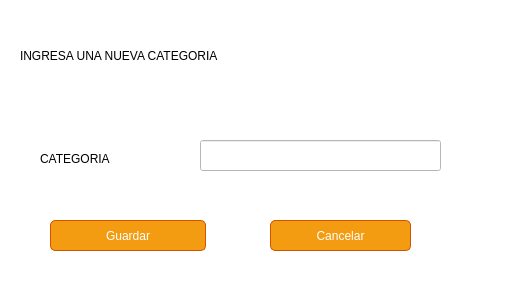
<?xml version="1.0" encoding="UTF-8"?>
<ui version="4.0">
 <class>Form</class>
 <widget class="QWidget" name="Form">
  <property name="geometry">
   <rect>
    <x>0</x>
    <y>0</y>
    <width>506</width>
    <height>291</height>
   </rect>
  </property>
  <property name="windowTitle">
   <string>Agregar Categoria</string>
  </property>
  <widget class="QFrame" name="frame">
   <property name="geometry">
    <rect>
     <x>-10</x>
     <y>-10</y>
     <width>531</width>
     <height>321</height>
    </rect>
   </property>
   <property name="styleSheet">
    <string notr="true">background-color:white;</string>
   </property>
   <property name="frameShape">
    <enum>QFrame::StyledPanel</enum>
   </property>
   <property name="frameShadow">
    <enum>QFrame::Raised</enum>
   </property>
   <widget class="QLabel" name="label">
    <property name="geometry">
     <rect>
      <x>30</x>
      <y>40</y>
      <width>451</width>
      <height>51</height>
     </rect>
    </property>
    <property name="styleSheet">
     <string notr="true">font: 75 17pt &quot;Arial Black&quot;;
color: black;</string>
    </property>
    <property name="text">
     <string>INGRESA UNA NUEVA CATEGORIA</string>
    </property>
   </widget>
   <widget class="QLineEdit" name="nombreCategoriaTextField">
    <property name="geometry">
     <rect>
      <x>210</x>
      <y>150</y>
      <width>241</width>
      <height>31</height>
     </rect>
    </property>
    <property name="styleSheet">
     <string notr="true">QLineEdit {
    background-color: #fef9e7; /* Color de fondo del QLineEdit (amarillo claro) */
    border: 1px solid #f39c12; /* Borde del QLineEdit (naranja) */
    border-radius: 5px; /* Bordes redondeados del QLineEdit */
    padding: 5px; /* Espaciado interno del QLineEdit */
}

QLineEdit:hover {
    background-color: #fff3cd; /* Color de fondo al pasar el ratón (amarillo más claro) */
    border: 1px solid #f1c40f; /* Borde al pasar el ratón (amarillo) */
}

QLineEdit:focus {
    background-color: #fff3cd; /* Color de fondo al tener el foco (amarillo más claro) */
    border: 1px solid #f1c40f; /* Borde al tener el foc
}</string>
    </property>
   </widget>
   <widget class="QLabel" name="label_2">
    <property name="geometry">
     <rect>
      <x>50</x>
      <y>160</y>
      <width>131</width>
      <height>18</height>
     </rect>
    </property>
    <property name="styleSheet">
     <string notr="true">font: 75 14pt &quot;Arial Black&quot;;
color: black;</string>
    </property>
    <property name="text">
     <string>CATEGORIA</string>
    </property>
   </widget>
   <widget class="QPushButton" name="cancelButton">
    <property name="geometry">
     <rect>
      <x>280</x>
      <y>230</y>
      <width>141</width>
      <height>31</height>
     </rect>
    </property>
    <property name="styleSheet">
     <string notr="true">QPushButton {
    background-color: #f39c12; /* Color de fondo del botón (naranja) */
    color: white; /* Color del texto del botón */
    border: 1px solid #d35400; /* Borde del botón */
    border-radius: 5px; /* Bordes redondeados del botón */
    padding: 5px 10px; /* Espaciado interno del botón */
}

QPushButton:hover {
    background-color: #f1c40f; /* Color de fondo al pasar el ratón (amarillo) */
    border: 1px solid #c27c00; /* Borde al pasar el ratón */
}
</string>
    </property>
    <property name="text">
     <string>Cancelar</string>
    </property>
   </widget>
   <widget class="QPushButton" name="saveButton">
    <property name="geometry">
     <rect>
      <x>60</x>
      <y>230</y>
      <width>156</width>
      <height>31</height>
     </rect>
    </property>
    <property name="styleSheet">
     <string notr="true">QPushButton {
    background-color: #f39c12; /* Color de fondo del botón (naranja) */
    color: white; /* Color del texto del botón */
    border: 1px solid #d35400; /* Borde del botón */
    border-radius: 5px; /* Bordes redondeados del botón */
    padding: 5px 10px; /* Espaciado interno del botón */
}

QPushButton:hover {
    background-color: #f1c40f; /* Color de fondo al pasar el ratón (amarillo) */
    border: 1px solid #c27c00; /* Borde al pasar el ratón */
}
</string>
    </property>
    <property name="text">
     <string>Guardar</string>
    </property>
   </widget>
   <widget class="QLabel" name="label_3">
    <property name="geometry">
     <rect>
      <x>430</x>
      <y>260</y>
      <width>81</width>
      <height>41</height>
     </rect>
    </property>
    <property name="text">
     <string/>
    </property>
    <property name="pixmap">
     <pixmap resource="logomc.qrc">:/cct/logopng.png</pixmap>
    </property>
    <property name="scaledContents">
     <bool>true</bool>
    </property>
   </widget>
  </widget>
 </widget>
 <resources>
  <include location="logomc.qrc"/>
 </resources>
 <connections/>
</ui>
